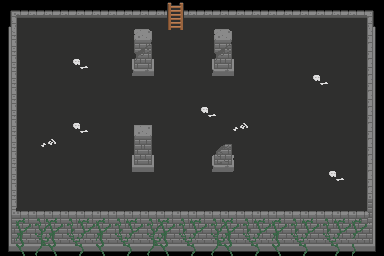

This is a level from a 2D game, rendered from its Tiled map with the project's own tilesets. A one-line summary and the complete map file follow:
An orthogonal 24x16 tile map with 16x16 px tiles, 3 tile layers (Camada de Blocos 1, Camada de Blocos 2, Camada de Blocos 3).

<map version="1.10" tiledversion="1.10.2" orientation="orthogonal" renderorder="right-down" width="24" height="16" tilewidth="16" tileheight="16" infinite="0" nextlayerid="5" nextobjectid="1">
 <tileset firstgid="1" name="Dungeon_Tileset" tilewidth="16" tileheight="16" tilecount="1280" columns="32">
  <image source="Dungeon_Tileset.png" width="512" height="640" />
 </tileset>
 <group id="4" name="Agrupar 1">
  <layer id="1" name="Camada de Blocos 1" width="24" height="16">
   <data encoding="csv">
0,0,0,0,0,0,0,0,0,0,0,0,0,0,0,0,0,0,0,0,0,0,0,0,
0,34,35,36,36,36,36,36,36,36,36,36,36,36,36,36,36,36,36,36,36,36,37,0,
0,130,132,132,131,131,131,131,131,131,132,131,131,131,131,132,132,131,132,131,131,132,69,0,
0,130,132,132,131,131,131,131,131,131,131,131,132,131,131,132,132,131,132,131,131,132,69,0,
0,130,132,132,131,131,131,131,132,132,131,131,132,131,131,132,132,131,131,131,131,132,69,0,
0,130,132,132,131,131,131,132,131,132,131,131,132,131,131,132,132,131,131,131,131,132,69,0,
0,130,132,131,132,131,131,132,131,132,131,131,132,131,131,132,131,131,132,131,131,132,69,0,
0,130,132,131,132,131,131,131,131,132,131,131,132,131,131,131,131,131,132,131,131,132,69,0,
0,130,132,131,131,132,131,131,131,132,131,131,132,131,132,131,131,132,656,657,131,131,69,0,
0,130,132,132,131,132,131,131,131,132,131,131,132,131,132,131,131,132,131,132,132,131,69,0,
0,130,132,132,131,132,131,131,131,132,131,131,132,131,132,131,131,132,720,131,132,131,69,0,
0,130,132,132,131,132,131,132,131,132,131,131,132,131,131,131,132,131,131,131,132,131,69,0,
0,130,132,131,131,131,131,131,131,131,131,131,132,131,131,131,132,132,132,132,132,132,133,0,
0,0,0,0,0,0,0,0,0,0,0,0,0,0,0,0,0,0,0,0,0,0,0,0,
0,0,0,0,0,0,0,0,0,0,0,0,0,0,0,0,0,0,0,0,0,0,0,0,
0,0,0,0,0,0,0,0,0,0,0,0,0,0,0,0,0,0,0,0,0,0,0,0
</data>
  </layer>
  <layer id="2" name="Camada de Blocos 2" width="24" height="16">
   <data encoding="csv">
1,4,4,4,4,4,4,4,4,4,4,4,4,4,4,4,4,4,4,4,4,4,5,6,
33,0,0,0,0,0,0,0,835,836,0,0,0,835,836,0,0,0,0,0,0,0,0,38,
97,0,0,0,0,0,0,0,867,868,0,0,0,867,868,0,0,0,0,0,0,0,0,134,
97,0,0,0,961,962,0,0,899,900,0,0,0,899,900,0,0,0,0,0,0,0,0,134,
97,0,0,0,993,994,0,0,931,932,0,0,0,931,932,0,0,0,0,961,962,0,0,134,
97,0,0,0,0,0,0,0,0,0,0,0,0,0,0,0,0,0,0,993,994,0,0,134,
97,0,0,0,0,0,0,0,0,0,0,0,961,962,0,0,0,0,0,0,0,0,0,134,
97,0,0,0,961,962,0,0,833,834,0,0,993,994,963,964,0,0,0,0,0,0,0,134,
97,0,963,964,993,994,0,0,865,866,0,0,0,869,995,996,0,0,0,0,0,0,0,134,
97,0,995,996,0,0,0,0,897,898,0,0,0,901,902,0,0,0,0,0,0,0,0,134,
97,0,0,0,0,0,0,0,929,930,0,0,0,933,934,0,0,0,0,0,961,962,0,134,
97,0,0,0,0,0,0,0,0,0,0,0,0,0,0,0,0,0,0,0,993,994,0,134,
97,0,0,0,0,0,0,0,0,0,0,0,0,0,0,0,0,0,0,0,0,0,0,166,
161,164,164,164,164,164,164,164,164,164,164,164,164,164,164,164,164,164,164,164,164,164,165,198,
193,195,195,195,195,195,195,195,195,195,195,195,195,195,195,195,195,195,195,195,195,195,195,198,
225,226,226,226,226,226,226,226,226,226,226,226,226,226,226,226,226,226,226,226,226,226,226,230
</data>
  </layer>
  <layer id="3" name="Camada de Blocos 3" width="24" height="16">
   <data encoding="csv">
0,0,0,0,0,0,0,0,0,0,841,842,0,0,0,0,0,0,0,0,0,0,0,0,
0,0,0,0,0,0,0,0,0,0,873,874,0,0,0,0,0,0,0,0,0,0,0,0,
0,0,0,0,0,0,0,0,0,0,0,0,0,0,0,0,0,0,0,0,0,0,0,0,
0,0,0,0,0,0,0,0,0,0,0,0,0,0,0,0,0,0,0,0,0,0,0,0,
0,0,0,0,0,0,0,0,0,0,0,0,0,0,0,0,0,0,0,0,0,0,0,0,
0,0,0,0,0,0,0,0,0,0,0,0,0,0,0,0,0,0,0,0,0,0,0,0,
0,0,0,0,0,0,0,0,0,0,0,0,0,0,0,0,0,0,0,0,0,0,0,0,
0,0,0,0,0,0,0,0,0,0,0,0,0,0,0,0,0,0,0,0,0,0,0,0,
0,0,0,0,0,0,0,0,0,0,0,0,0,0,0,0,0,0,0,0,0,0,0,0,
0,0,0,0,0,0,0,0,0,0,0,0,0,0,0,0,0,0,0,0,0,0,0,0,
0,0,0,0,0,0,0,0,0,0,0,0,0,0,0,0,0,0,0,0,0,0,0,0,
0,0,0,0,0,0,0,0,0,0,0,0,0,0,0,0,0,0,0,0,0,0,0,0,
0,0,0,0,0,0,0,0,0,0,0,0,0,0,0,0,0,0,0,0,0,0,0,0,
0,1058,1057,1058,1059,1060,1058,1059,1060,1057,1058,1059,1060,1057,1058,1059,1060,1058,1059,1060,1059,1060,1060,0,
0,1090,1089,1090,1091,1092,1090,1091,1092,1089,1090,1091,1092,1089,1090,1091,1092,1090,1091,1092,1091,1092,1092,0,
0,1122,1121,1122,1123,1124,1122,1123,1124,1121,1122,1123,1124,1121,1122,1123,1124,1122,1123,1124,1123,1124,1124,0
</data>
  </layer>
 </group>
</map>
